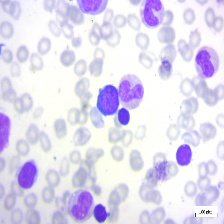
#> input picture dataset/cancer/Benign/WBC-Benign-033.jpg, 224 x 224 px, found by its file name; its folder holds only this picture in this run
$ python feature.py   (older library calls are emulated)
#> lines starting #> are read from the running program, lines starting #| are printed output that depends on the picture; after the words box and inside, x2 and y2 are one past the last pixel; in counts of white or black regions, pixels touching at a corner belong together
import cv2
import os
import numpy as np
import pandas as pd
from skimage.feature import graycomatrix, graycoprops, local_binary_pattern

preprocessed_dir = 'preprocessed_dataset'
segmented_dir = 'segmented_dataset'

output_file = 'features.csv'

categories = {
    'cancer': ['Benign', 'Early Malignant', 'Pre Malignant', 'Pro Malignant'],
    'normal': []
}

radius = 1
n_points = 8 * radius

data = []

def extract_features(pre_img_path, seg_img_path, main_label, sub_label=None):

#> called with main_label = 'cancer', sub_label = 'Benign'
    pre_img = cv2.imread(pre_img_path, cv2.IMREAD_GRAYSCALE)
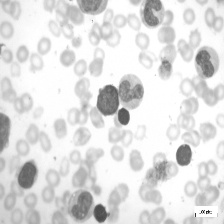
#> pre_img: shape (224, 224); min 29, max 255, mean 224
    seg_img = cv2.imread(seg_img_path, cv2.IMREAD_GRAYSCALE)

    if pre_img is None or seg_img is None:
        return None

    mean_val = np.mean(pre_img)
#> mean_val = 224
    var_val = np.var(pre_img)
#> var_val = 1214.4

    try:
        glcm = graycomatrix(pre_img, [1], [0], 256, symmetric=True, normed=True)
        contrast = graycoprops(glcm, 'contrast')[0][0]
#> contrast = 101.7
        energy = graycoprops(glcm, 'energy')[0][0]
#> energy = 0.0881
        homogeneity = graycoprops(glcm, 'homogeneity')[0][0]
#> homogeneity = 0.327
    except:
        contrast = energy = homogeneity = 0

    try:
        lbp = local_binary_pattern(pre_img, n_points, radius, method='uniform')
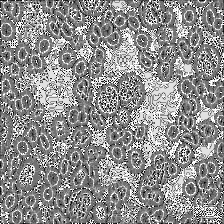
#> lbp: shape (224, 224) float64; min 0, max 9, mean 5; drawn with min black and max white
        lbp_mean = np.mean(lbp)
#> lbp_mean = 5
        lbp_std = np.std(lbp)
#> lbp_std = 2.3
    except:
        lbp_mean = lbp_std = 0

    _, thresh = cv2.threshold(seg_img, 127, 255, cv2.THRESH_BINARY)
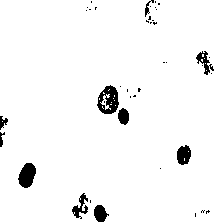
#> thresh: shape (224, 224); 96.4% white; 41 black regions (31 under 20 px)
    contours, _ = cv2.findContours(thresh, cv2.RETR_EXTERNAL, cv2.CHAIN_APPROX_SIMPLE)
#> contours = 2 contours, 1 with area under 20; largest, box (x1, y1, x2, y2) and area: (0, 0, 224, 224) 49612

    if contours:
        cnt = max(contours, key=cv2.contourArea)
#> cnt = contour of 49 points, box (x1, y1, x2, y2) (0, 0, 224, 224), area 49612
        area = cv2.contourArea(cnt)
#> area = 49611.5
        perimeter = cv2.arcLength(cnt, True)
#> perimeter = 927

        if perimeter != 0:
            circularity = 4 * np.pi * area / (perimeter ** 2)
#> circularity = 0.725
        else:
            circularity = 0
    else:
        area = perimeter = circularity = 0

    if main_label == 'normal':
        final_label = 'normal'
    else:
        final_label = sub_label

    return [mean_val, var_val, contrast, energy, homogeneity,
            lbp_mean, lbp_std, area, perimeter, circularity, final_label]

for category, subcategories in categories.items():
    if subcategories:
        for sub in subcategories:
            pre_path = os.path.join(preprocessed_dir, category, sub)
            seg_path = os.path.join(segmented_dir, category, sub)

            if os.path.exists(pre_path) and os.path.exists(seg_path):
                for img_name in os.listdir(pre_path):
                    pre_img_path = os.path.join(pre_path, img_name)
                    seg_img_path = os.path.join(seg_path, img_name)

                    features = extract_features(pre_img_path, seg_img_path, category, sub)
#> features = [224, 1214.4, 101.7, 0.0881, 0.327, 5, 2.3, 49611.5, 927, 0.725, 'Benign']
                    if features:
                        data.append(features)
    else:
        pre_path = os.path.join(preprocessed_dir, category)
        seg_path = os.path.join(segmented_dir, category)

        if os.path.exists(pre_path) and os.path.exists(seg_path):
            for img_name in os.listdir(pre_path):
                pre_img_path = os.path.join(pre_path, img_name)
                seg_img_path = os.path.join(seg_path, img_name)

                features = extract_features(pre_img_path, seg_img_path, category)
                if features:
                    data.append(features)

columns = [
    'mean', 'variance',
    'contrast', 'energy', 'homogeneity',
    'lbp_mean', 'lbp_std',
    'area', 'perimeter', 'circularity',
    'label'
]

df = pd.DataFrame(data, columns=columns)
df.to_csv(output_file, index=False)

print(f"Feature extraction complete. Saved to {output_file}")
print(f"Total samples: {len(df)}")
print(f"Class distribution:\n{df['label'].value_counts()}")
